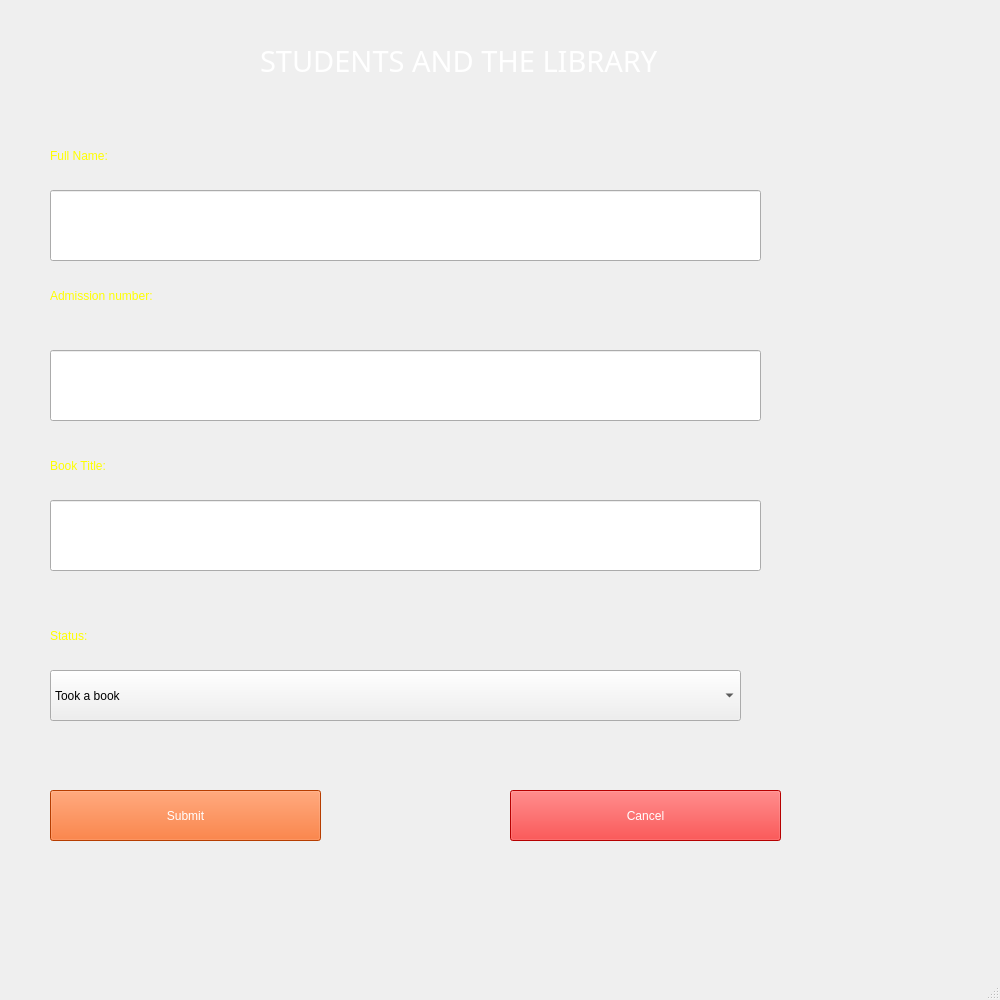
<?xml version="1.0" encoding="UTF-8"?>
<ui version="4.0">
 <class>MainWindow</class>
 <widget class="QMainWindow" name="MainWindow">
  <property name="geometry">
   <rect>
    <x>0</x>
    <y>0</y>
    <width>1000</width>
    <height>1000</height>
   </rect>
  </property>
  <property name="minimumSize">
   <size>
    <width>1000</width>
    <height>1000</height>
   </size>
  </property>
  <property name="maximumSize">
   <size>
    <width>1000</width>
    <height>1000</height>
   </size>
  </property>
  <property name="windowTitle">
   <string>Students Status in Library</string>
  </property>
  <property name="windowIcon">
   <iconset>
    <normaloff>imgs/660921-84.png</normaloff>imgs/660921-84.png</iconset>
  </property>
  <widget class="QWidget" name="centralwidget">
   <widget class="QLabel" name="label">
    <property name="geometry">
     <rect>
      <x>-10</x>
      <y>-10</y>
      <width>1021</width>
      <height>961</height>
     </rect>
    </property>
    <property name="text">
     <string/>
    </property>
    <property name="pixmap">
     <pixmap>../imgs/pexels-maxime-francis-2246476.jpg</pixmap>
    </property>
    <property name="scaledContents">
     <bool>true</bool>
    </property>
   </widget>
   <widget class="QLabel" name="label_2">
    <property name="geometry">
     <rect>
      <x>260</x>
      <y>40</y>
      <width>481</width>
      <height>41</height>
     </rect>
    </property>
    <property name="font">
     <font>
      <family>Segoe UI Black</family>
      <pointsize>22</pointsize>
      <weight>10</weight>
      <italic>false</italic>
      <bold>false</bold>
     </font>
    </property>
    <property name="styleSheet">
     <string notr="true">font: 87 22pt &quot;Segoe UI Black&quot;;
color: rgb(255, 255, 255);</string>
    </property>
    <property name="text">
     <string>STUDENTS AND THE LIBRARY</string>
    </property>
   </widget>
   <widget class="QLabel" name="label_3">
    <property name="geometry">
     <rect>
      <x>50</x>
      <y>140</y>
      <width>191</width>
      <height>31</height>
     </rect>
    </property>
    <property name="styleSheet">
     <string notr="true">color: rgb(255, 255, 0);
font: 87 12pt &quot;Segoe UI Black&quot;;</string>
    </property>
    <property name="text">
     <string>Full Name:</string>
    </property>
   </widget>
   <widget class="QLineEdit" name="full_name">
    <property name="geometry">
     <rect>
      <x>50</x>
      <y>190</y>
      <width>711</width>
      <height>71</height>
     </rect>
    </property>
    <property name="styleSheet">
     <string notr="true">font: 20pt &quot;Segoe MDL2 Assets&quot;;</string>
    </property>
   </widget>
   <widget class="QLabel" name="label_4">
    <property name="geometry">
     <rect>
      <x>50</x>
      <y>280</y>
      <width>511</width>
      <height>31</height>
     </rect>
    </property>
    <property name="styleSheet">
     <string notr="true">color: rgb(255, 255, 0);
font: 87 12pt &quot;Segoe UI Black&quot;;</string>
    </property>
    <property name="text">
     <string>Admission number:</string>
    </property>
   </widget>
   <widget class="QLineEdit" name="adm_no">
    <property name="geometry">
     <rect>
      <x>50</x>
      <y>350</y>
      <width>711</width>
      <height>71</height>
     </rect>
    </property>
    <property name="styleSheet">
     <string notr="true">font: 20pt &quot;Segoe MDL2 Assets&quot;;</string>
    </property>
   </widget>
   <widget class="QLabel" name="label_5">
    <property name="geometry">
     <rect>
      <x>50</x>
      <y>450</y>
      <width>411</width>
      <height>31</height>
     </rect>
    </property>
    <property name="styleSheet">
     <string notr="true">color: rgb(255, 255, 0);
font: 87 12pt &quot;Segoe UI Black&quot;;</string>
    </property>
    <property name="text">
     <string>Book Title:</string>
    </property>
   </widget>
   <widget class="QLineEdit" name="book_title">
    <property name="geometry">
     <rect>
      <x>50</x>
      <y>500</y>
      <width>711</width>
      <height>71</height>
     </rect>
    </property>
    <property name="styleSheet">
     <string notr="true">font: 20pt &quot;Segoe MDL2 Assets&quot;;</string>
    </property>
    <property name="text">
     <string/>
    </property>
   </widget>
   <widget class="QLabel" name="label_7">
    <property name="geometry">
     <rect>
      <x>50</x>
      <y>620</y>
      <width>191</width>
      <height>31</height>
     </rect>
    </property>
    <property name="styleSheet">
     <string notr="true">color: rgb(255, 255, 0);
font: 87 12pt &quot;Segoe UI Black&quot;;</string>
    </property>
    <property name="text">
     <string>Status:</string>
    </property>
   </widget>
   <widget class="QComboBox" name="status">
    <property name="geometry">
     <rect>
      <x>50</x>
      <y>670</y>
      <width>691</width>
      <height>51</height>
     </rect>
    </property>
    <item>
     <property name="text">
      <string>Took a book</string>
     </property>
    </item>
    <item>
     <property name="text">
      <string>Returned a book</string>
     </property>
    </item>
   </widget>
   <widget class="QPushButton" name="submit">
    <property name="geometry">
     <rect>
      <x>50</x>
      <y>790</y>
      <width>271</width>
      <height>51</height>
     </rect>
    </property>
    <property name="styleSheet">
     <string notr="true">background-color: rgb(255, 85, 0);
color: rgb(255, 255, 255);
font: 11pt &quot;MS Shell Dlg 2&quot;;</string>
    </property>
    <property name="text">
     <string>Submit</string>
    </property>
   </widget>
   <widget class="QPushButton" name="cancel">
    <property name="geometry">
     <rect>
      <x>510</x>
      <y>790</y>
      <width>271</width>
      <height>51</height>
     </rect>
    </property>
    <property name="styleSheet">
     <string notr="true">background-color: rgb(255, 0, 0);
color: rgb(255, 255, 255);
font: 11pt &quot;MS Shell Dlg 2&quot;;</string>
    </property>
    <property name="text">
     <string>Cancel</string>
    </property>
   </widget>
  </widget>
  <widget class="QMenuBar" name="menubar">
   <property name="geometry">
    <rect>
     <x>0</x>
     <y>0</y>
     <width>1000</width>
     <height>22</height>
    </rect>
   </property>
  </widget>
  <widget class="QStatusBar" name="statusbar"/>
 </widget>
 <resources/>
 <connections/>
</ui>
